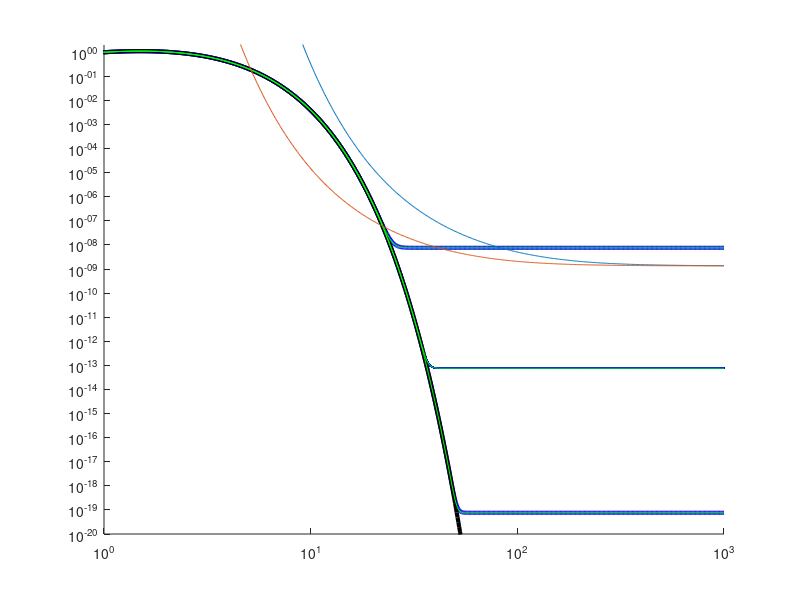

The MATLAB source for this figure:
clear all;
clf

m_chi = 100; % GeV
sigma = 3e-36; % cm^3 s^-1
sigma = sigma*(1.98e-14).^(-3).*(6.58e-25); % GeV^-2


x1 = logspace(-1,3,100);
% x = m_chi/T
% T = m_chi/x;

G = 6.708e-39; % GeV^-2

g_chi = 1;
g = 100;
s = @(x) (2*pi^2/45).*g.*(m_chi./x).^3; % GeV^3
rho = @(x) (pi^2/30).*g.*(m_chi./x).^4; % GeV^4
H = @(x) sqrt(8*pi*G*rho(x)./3); % GeV

Y_eq = @(x) (45/(2*pi^4)).*sqrt(pi/8).*(g_chi/g).*x.^(3/2).*exp(-x); % dimensionless
RHS = @(x,Y) (s(x).*sigma./(H(x).*x)).*(Y_eq(x).^2-Y.^2); % dimensionless

logx_span = [1,3];
options = odeset('RelTol',1e-20,'AbsTol',[1e-18]);
[x,Y]= ode45(@(logx,Y) RHS(10.^logx,Y),logx_span,Y_eq(10.^logx_span(1)),options);

x = 10.^x;
x1 = logspace(-1,3,100);

plot(x1,m_chi.*(Y_eq(x1)./Y_eq(1)),'k-','linewidth',3);hold on
plot(x,m_chi.*Y./Y_eq(1),'r-','linewidth',3)
ylim([1e-20,1e5])
xlim([1,1000])
set(gca,'yscale','log','xscale','log')

%%

clear all;
m_chi = 100; % GeV
sigma = 3e-36; % cm^3 s^-1

g_chi = 1;
g = 1;

Y_eq = @(x) 0.145.*(g_chi./g).*x.^(3/2).*exp(-x);
lambda = 2.76e35.*m_chi.*sigma;

%W_eq = @(x) log(Y_eq(x));
%RHS = @(x,W) (lambda./x.^2).*(g./sqrt(g)).*(exp(2.*W_eq(x) - W)-exp(W));
%RHS = @(x,W) -exp(2*W).*lambda./x.^2;
%x_span = [20,1000];
%options = odeset('RelTol',1e-13,'AbsTol',[1e-18]);
%[x,W] = ode45(RHS,x_span,W_eq(x_span(1)),options);
%Y = (exp(W));

Y = @(x) Y_eq(x) + x.^2./(2*lambda);

a = 0.145*(g_chi/g);
x_f = log(lambda*a)-(0+0.5)*log(log(lambda*a));
Y_f = x_f./lambda;

x1 = logspace(-1,3,100);
plot(x1,Y(x1),'r-')
set(gca,'yscale','log','xscale','log');

hold on

plot([x1(1),x1(end)],[Y_f,Y_f],'k-')


plot(x1,Y_eq(x1),'k-','linewidth',3);hold on 
ylim([1e-20,1])
xlim([1,1000])
set(gca,'yscale','log','xscale','log')

%%
clf
clear all;
x1 = logspace(-1,3,1000);

m_chi = 100; % GeV
sigma = 3e-36; % cm^3 s^-1
sigma = sigma*(1.98e-14).^(-3).*(6.58e-25); % GeV^-2

m_pl =  2.435e18;

g = 200;
g_star_S = 60;
g_star = 60;

Y_eq = @(x) 0.145.*(g./g_star_S).*x.^(3/2).*exp(-x);
lambda = 0.264*(g_star_S./sqrt(g_star))*m_pl*m_chi*sigma;


x_f = @(a,m) 18+log(a/1e-27*m).*ones(size(x1));
Y_f = @(a,m) 2.7e-6/(a/1e-27*m).*ones(size(x1));

hold all



plot(x1,(Y_eq(x1)+Y_f(2e-15,100))./Y_eq(1),'b-','linewidth',3);hold on
plot(x1,(Y_eq(x1)+Y_f(2e-21,100))./Y_eq(1),'b.','linewidth',3)
plot(x1,(Y_eq(x1)+Y_f(2e-26,100))./Y_eq(1),'b-','linewidth',3)

plot(x1,Y_eq(x1)./Y_eq(1),'k-','linewidth',3);hold on 

plot(x1,(Y_eq(x1)+flipud((Y_f(2e-26,100).*tanh(x1/10))))./Y_eq(1),'g')
plot(x1,(Y_eq(x1)+flipud((Y_f(2e-21,100).*tanh(x1/10))))./Y_eq(1),'g')
plot(x1,(Y_eq(x1)+flipud((Y_f(2e-15,100).*tanh(x1/20))))./Y_eq(1),'g')

plot(x1,Y_eq(x1)+fliplr(Y_f(2e-26,100).*cosh(2*x1)))

ylim([1e-20,2])
xlim([1,1000])
set(gca,'yscale','log','xscale','log')
set(gcf,'position',[345   639   560   420])

%%


plot(x1,fliplr(Y_f(2e-26,100).*cosh(x1)))
ylim([1e-20,2])
xlim([1,1000])
set(gca,'yscale','log','xscale','log')
